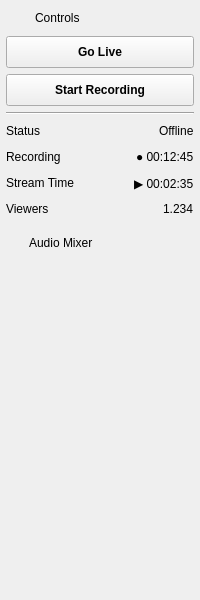
        <widget class="QWidget" name="outputWidget" native="true">
         <property name="sizePolicy">
          <sizepolicy hsizetype="Fixed" vsizetype="Preferred">
           <horstretch>0</horstretch>
           <verstretch>0</verstretch>
          </sizepolicy>
         </property>
         <property name="minimumSize">
          <size>
           <width>200</width>
           <height>0</height>
          </size>
         </property>
         <property name="maximumSize">
          <size>
           <width>200</width>
           <height>16777215</height>
          </size>
         </property>
         <layout class="QVBoxLayout" name="verticalLayout_4">
          <property name="spacing">
           <number>6</number>
          </property>
          <property name="leftMargin">
           <number>0</number>
          </property>
          <property name="topMargin">
           <number>0</number>
          </property>
          <property name="rightMargin">
           <number>0</number>
          </property>
          <property name="bottomMargin">
           <number>0</number>
          </property>
          <item>
           <widget class="QWidget" name="controlsWidget" native="true">
            <layout class="QVBoxLayout" name="verticalLayout_11">
             <property name="leftMargin">
              <number>6</number>
             </property>
             <property name="topMargin">
              <number>6</number>
             </property>
             <property name="rightMargin">
              <number>6</number>
             </property>
             <property name="bottomMargin">
              <number>6</number>
             </property>
             <item>
              <widget class="QWidget" name="controlsHeaderWidget" native="true">
               <layout class="QHBoxLayout" name="horizontalLayout_6">
                <property name="spacing">
                 <number>5</number>
                </property>
                <property name="leftMargin">
                 <number>0</number>
                </property>
                <property name="topMargin">
                 <number>0</number>
                </property>
                <property name="rightMargin">
                 <number>0</number>
                </property>
                <property name="bottomMargin">
                 <number>0</number>
                </property>
                <item>
                 <widget class="QLabel" name="label_10">
                  <property name="minimumSize">
                   <size>
                    <width>24</width>
                    <height>24</height>
                   </size>
                  </property>
                  <property name="maximumSize">
                   <size>
                    <width>24</width>
                    <height>24</height>
                   </size>
                  </property>
                  <property name="text">
                   <string/>
                  </property>
                  <property name="pixmap">
                   <pixmap resource="frameflow.qrc">:/FrameFlow/liveblue.svg</pixmap>
                  </property>
                  <property name="scaledContents">
                   <bool>true</bool>
                  </property>
                 </widget>
                </item>
                <item>
                 <widget class="QLabel" name="controlsLabel">
                  <property name="text">
                   <string>Controls</string>
                  </property>
                 </widget>
                </item>
               </layout>
              </widget>
             </item>
             <item>
              <widget class="QPushButton" name="gotoLiveButton">
               <property name="minimumSize">
                <size>
                 <width>0</width>
                 <height>32</height>
                </size>
               </property>
               <property name="maximumSize">
                <size>
                 <width>16777215</width>
                 <height>32</height>
                </size>
               </property>
               <property name="font">
                <font>
                 <bold>true</bold>
                </font>
               </property>
               <property name="cursor">
                <cursorShape>PointingHandCursor</cursorShape>
               </property>
               <property name="text">
                <string>Go Live</string>
               </property>
               <property name="icon">
                <iconset resource="frameflow.qrc">
                 <normaloff>:/FrameFlow/live.svg</normaloff>:/FrameFlow/live.svg</iconset>
               </property>
              </widget>
             </item>
             <item>
              <widget class="QPushButton" name="startRecordingButton">
               <property name="minimumSize">
                <size>
                 <width>0</width>
                 <height>32</height>
                </size>
               </property>
               <property name="maximumSize">
                <size>
                 <width>16777215</width>
                 <height>32</height>
                </size>
               </property>
               <property name="font">
                <font>
                 <bold>true</bold>
                </font>
               </property>
               <property name="cursor">
                <cursorShape>PointingHandCursor</cursorShape>
               </property>
               <property name="text">
                <string>Start Recording</string>
               </property>
               <property name="icon">
                <iconset resource="frameflow.qrc">
                 <normaloff>:/FrameFlow/record.svg</normaloff>:/FrameFlow/record.svg</iconset>
               </property>
              </widget>
             </item>
             <item>
              <widget class="Line" name="controlsLine">
               <property name="orientation">
                <enum>Qt::Orientation::Horizontal</enum>
               </property>
              </widget>
             </item>
             <item>
              <widget class="QWidget" name="horizontalWidget_2" native="true">
               <layout class="QHBoxLayout" name="horizontalLayout_7">
                <property name="spacing">
                 <number>5</number>
                </property>
                <property name="leftMargin">
                 <number>0</number>
                </property>
                <property name="topMargin">
                 <number>0</number>
                </property>
                <property name="rightMargin">
                 <number>0</number>
                </property>
                <property name="bottomMargin">
                 <number>0</number>
                </property>
                <item>
                 <widget class="QLabel" name="label_6">
                  <property name="text">
                   <string>Status</string>
                  </property>
                 </widget>
                </item>
                <item>
                 <spacer name="horizontalSpacer_5">
                  <property name="orientation">
                   <enum>Qt::Orientation::Horizontal</enum>
                  </property>
                  <property name="sizeHint" stdset="0">
                   <size>
                    <width>40</width>
                    <height>20</height>
                   </size>
                  </property>
                 </spacer>
                </item>
                <item>
                 <widget class="QLabel" name="iconStatusLabel">
                  <property name="minimumSize">
                   <size>
                    <width>16</width>
                    <height>16</height>
                   </size>
                  </property>
                  <property name="maximumSize">
                   <size>
                    <width>16</width>
                    <height>16</height>
                   </size>
                  </property>
                  <property name="text">
                   <string/>
                  </property>
                  <property name="pixmap">
                   <pixmap resource="frameflow.qrc">:/FrameFlow/offline.svg</pixmap>
                  </property>
                  <property name="scaledContents">
                   <bool>true</bool>
                  </property>
                 </widget>
                </item>
                <item>
                 <widget class="QLabel" name="liveStatusLabel">
                  <property name="text">
                   <string>Offline</string>
                  </property>
                 </widget>
                </item>
               </layout>
              </widget>
             </item>
             <item>
              <widget class="QWidget" name="horizontalWidget" native="true">
               <layout class="QHBoxLayout" name="horizontalLayout_18">
                <property name="spacing">
                 <number>0</number>
                </property>
                <property name="leftMargin">
                 <number>0</number>
                </property>
                <property name="topMargin">
                 <number>0</number>
                </property>
                <property name="rightMargin">
                 <number>0</number>
                </property>
                <property name="bottomMargin">
                 <number>0</number>
                </property>
                <item>
                 <widget class="QLabel" name="label_18">
                  <property name="text">
                   <string>Recording</string>
                  </property>
                 </widget>
                </item>
                <item>
                 <spacer name="horizontalSpacer_16">
                  <property name="orientation">
                   <enum>Qt::Orientation::Horizontal</enum>
                  </property>
                  <property name="sizeHint" stdset="0">
                   <size>
                    <width>40</width>
                    <height>20</height>
                   </size>
                  </property>
                 </spacer>
                </item>
                <item>
                 <widget class="QLabel" name="recordingLabel">
                  <property name="text">
                   <string>● 00:12:45</string>
                  </property>
                 </widget>
                </item>
               </layout>
              </widget>
             </item>
             <item>
              <widget class="QWidget" name="horizontalWidget" native="true">
               <layout class="QHBoxLayout" name="horizontalLayout_19">
                <property name="spacing">
                 <number>5</number>
                </property>
                <property name="leftMargin">
                 <number>0</number>
                </property>
                <property name="topMargin">
                 <number>0</number>
                </property>
                <property name="rightMargin">
                 <number>0</number>
                </property>
                <property name="bottomMargin">
                 <number>0</number>
                </property>
                <item>
                 <widget class="QLabel" name="label">
                  <property name="text">
                   <string>Stream Time</string>
                  </property>
                 </widget>
                </item>
                <item>
                 <spacer name="horizontalSpacer_17">
                  <property name="orientation">
                   <enum>Qt::Orientation::Horizontal</enum>
                  </property>
                  <property name="sizeHint" stdset="0">
                   <size>
                    <width>40</width>
                    <height>20</height>
                   </size>
                  </property>
                 </spacer>
                </item>
                <item>
                 <widget class="QLabel" name="streamTimeLabel">
                  <property name="text">
                   <string>▶ 00:02:35</string>
                  </property>
                 </widget>
                </item>
               </layout>
              </widget>
             </item>
             <item>
              <widget class="QWidget" name="horizontalWidget_3" native="true">
               <layout class="QHBoxLayout" name="horizontalLayout_8">
                <property name="spacing">
                 <number>5</number>
                </property>
                <property name="leftMargin">
                 <number>0</number>
                </property>
                <property name="topMargin">
                 <number>0</number>
                </property>
                <property name="rightMargin">
                 <number>0</number>
                </property>
                <property name="bottomMargin">
                 <number>0</number>
                </property>
                <item>
                 <widget class="QLabel" name="label_8">
                  <property name="text">
                   <string>Viewers</string>
                  </property>
                 </widget>
                </item>
                <item>
                 <spacer name="horizontalSpacer_6">
                  <property name="orientation">
                   <enum>Qt::Orientation::Horizontal</enum>
                  </property>
                  <property name="sizeHint" stdset="0">
                   <size>
                    <width>40</width>
                    <height>20</height>
                   </size>
                  </property>
                 </spacer>
                </item>
                <item>
                 <widget class="QLabel" name="viewersCountLabel">
                  <property name="text">
                   <string>1.234</string>
                  </property>
                 </widget>
                </item>
               </layout>
              </widget>
             </item>
            </layout>
           </widget>
          </item>
          <item>
           <widget class="QWidget" name="audioMixerWidget" native="true">
            <layout class="QVBoxLayout" name="verticalLayout_12">
             <property name="spacing">
              <number>5</number>
             </property>
             <property name="leftMargin">
              <number>0</number>
             </property>
             <property name="topMargin">
              <number>0</number>
             </property>
             <property name="rightMargin">
              <number>0</number>
             </property>
             <property name="bottomMargin">
              <number>0</number>
             </property>
             <item>
              <widget class="QWidget" name="headerAudioMixer" native="true">
               <layout class="QHBoxLayout" name="horizontalLayout_9">
                <property name="spacing">
                 <number>5</number>
                </property>
                <property name="leftMargin">
                 <number>0</number>
                </property>
                <property name="topMargin">
                 <number>0</number>
                </property>
                <property name="rightMargin">
                 <number>0</number>
                </property>
                <property name="bottomMargin">
                 <number>0</number>
                </property>
                <item>
                 <widget class="QLabel" name="label_7">
                  <property name="minimumSize">
                   <size>
                    <width>24</width>
                    <height>24</height>
                   </size>
                  </property>
                  <property name="maximumSize">
                   <size>
                    <width>24</width>
                    <height>24</height>
                   </size>
                  </property>
                  <property name="text">
                   <string/>
                  </property>
                  <property name="pixmap">
                   <pixmap resource="frameflow.qrc">:/FrameFlow/volume.svg</pixmap>
                  </property>
                  <property name="scaledContents">
                   <bool>true</bool>
                  </property>
                 </widget>
                </item>
                <item>
                 <widget class="QLabel" name="audioMixerLabel">
                  <property name="text">
                   <string>Audio Mixer</string>
                  </property>
                 </widget>
                </item>
               </layout>
              </widget>
             </item>
             <item>
              <widget class="QWidget" name="vumetersWidget" native="true">
               <property name="minimumSize">
                <size>
                 <width>0</width>
                 <height>300</height>
                </size>
               </property>
               <property name="maximumSize">
                <size>
                 <width>16777215</width>
                 <height>300</height>
                </size>
               </property>
               <layout class="QHBoxLayout" name="horizontalLayout_10">
                <property name="spacing">
                 <number>0</number>
                </property>
                <property name="leftMargin">
                 <number>0</number>
                </property>
                <property name="topMargin">
                 <number>0</number>
                </property>
                <property name="rightMargin">
                 <number>0</number>
                </property>
                <property name="bottomMargin">
                 <number>0</number>
                </property>
                <item>
                 <widget class="VumeterControl" name="vumeter1" native="true"/>
                </item>
                <item>
                 <widget class="VumeterControl" name="vumeter2" native="true"/>
                </item>
                <item>
                 <widget class="VumeterControl" name="vumeter3" native="true"/>
                </item>
                <item>
                 <widget class="VumeterControl" name="vumeter4" native="true"/>
                </item>
               </layout>
              </widget>
             </item>
            </layout>
           </widget>
          </item>
          <item>
           <spacer name="verticalSpacer">
            <property name="orientation">
             <enum>Qt::Orientation::Vertical</enum>
            </property>
            <property name="sizeHint" stdset="0">
             <size>
              <width>20</width>
              <height>40</height>
             </size>
            </property>
           </spacer>
          </item>
         </layout>
        </widget>
